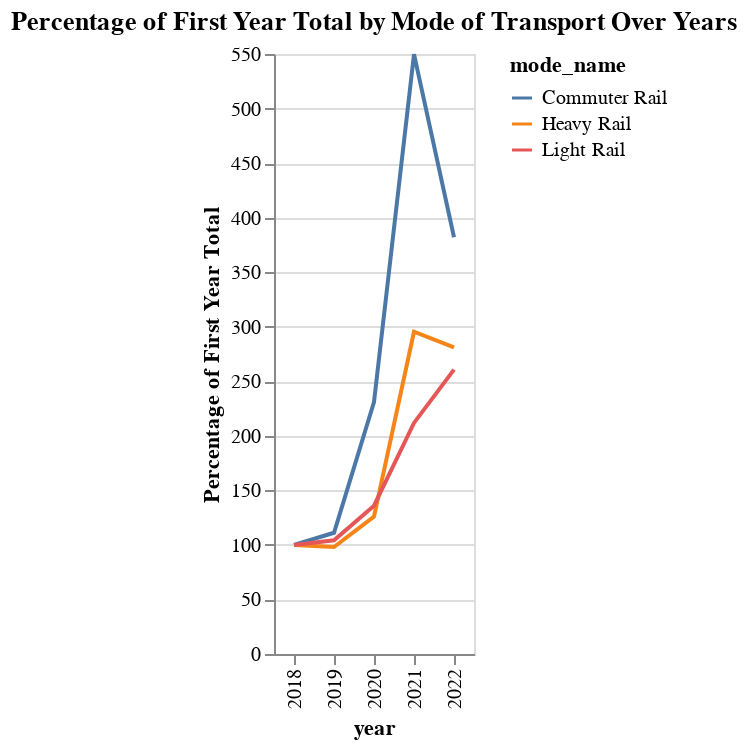

Here is the notebook cell this chart was saved with:
### Code cell
import altair as alt

# Create a line chart with Altair
chart = alt.Chart(rdf).mark_line().encode(
    x='year:O',  # Treat year as an ordinal data type for discrete x-axis
    y=alt.Y('percentage_of_first_year:Q', title='Percentage of First Year Total'),
    color='mode_name:N',
    tooltip=['year:O', 'mode_name:N', 'percentage_of_first_year:Q']
).properties(
    title='Percentage of First Year Total by Mode of Transport Over Years'
)

chart.display()

### Figure 1 — Vega-Lite specification as saved in the notebook (floating-point values rounded to 4 significant figures)
{"config": {"view": {"continuousWidth": 300, "continuousHeight": 300}}, "data": {"name": "data-a06436974bace61d3ba14223504ec311"}, "mark": {"type": "line"}, "encoding": {"color": {"field": "mode_name", "type": "nominal"}, "tooltip": [{"field": "year", "type": "ordinal"}, {"field": "mode_name", "type": "nominal"}, {"field": "percentage_of_first_year", "type": "quantitative"}], "x": {"field": "year", "type": "ordinal"}, "y": {"field": "percentage_of_first_year", "title": "Percentage of First Year Total", "type": "quantitative"}}, "title": "Percentage of First Year Total by Mode of Transport Over Years", "$schema": "https://vega.github.io/schema/vega-lite/v5.16.3.json", "datasets": {"data-a06436974bace61d3ba14223504ec311": [{"year": 2018, "mode_name": "Commuter Rail", "cost_per_passenger_mile": 17.44, "first_year_total": 17.44, "percentage_of_first_year": 100.0}, {"year": 2019, "mode_name": "Commuter Rail", "cost_per_passenger_mile": 19.38, "first_year_total": 17.44, "percentage_of_first_year": 111.1}, {"year": 2020, "mode_name": "Commuter Rail", "cost_per_passenger_mile": 40.28, "first_year_total": 17.44, "percentage_of_first_year": 231.0}, {"year": 2021, "mode_name": "Commuter Rail", "cost_per_passenger_mile": 95.89, "first_year_total": 17.44, "percentage_of_first_year": 549.8}, {"year": 2022, "mode_name": "Commuter Rail", "cost_per_passenger_mile": 66.63, "first_year_total": 17.44, "percentage_of_first_year": 382.1}, {"year": 2018, "mode_name": "Heavy Rail", "cost_per_passenger_mile": 13.1, "first_year_total": 13.1, "percentage_of_first_year": 100.0}, {"year": 2019, "mode_name": "Heavy Rail", "cost_per_passenger_mile": 12.85, "first_year_total": 13.1, "percentage_of_first_year": 98.09}, {"year": 2020, "mode_name": "Heavy Rail", "cost_per_passenger_mile": 16.5, "first_year_total": 13.1, "percentage_of_first_year": 126.0}, {"year": 2021, "mode_name": "Heavy Rail", "cost_per_passenger_mile": 38.7, "first_year_total": 13.1, "percentage_of_first_year": 295.4}, {"year": 2022, "mode_name": "Heavy Rail", "cost_per_passenger_mile": 36.82, "first_year_total": 13.1, "percentage_of_first_year": 281.1}, {"year": 2018, "mode_name": "Light Rail", "cost_per_passenger_mile": 28.17, "first_year_total": 28.17, "percentage_of_first_year": 100.0}, {"year": 2019, "mode_name": "Light Rail", "cost_per_passenger_mile": 29.37, "first_year_total": 28.17, "percentage_of_first_year": 104.3}, {"year": 2020, "mode_name": "Light Rail", "cost_per_passenger_mile": 38.29, "first_year_total": 28.17, "percentage_of_first_year": 135.9}, {"year": 2021, "mode_name": "Light Rail", "cost_per_passenger_mile": 59.67, "first_year_total": 28.17, "percentage_of_first_year": 211.8}, {"year": 2022, "mode_name": "Light Rail", "cost_per_passenger_mile": 73.44, "first_year_total": 28.17, "percentage_of_first_year": 260.7}]}}
